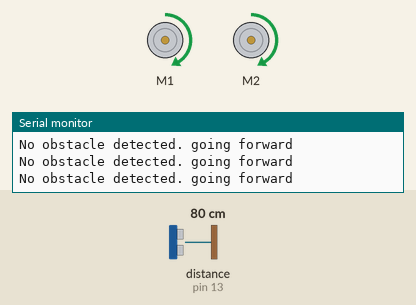
This sketch was run on a simulated Arduino Uno, built with avr-gcc and run on an emulated ATmega328P. Shown: 2 × DC motor (green arrow = forward, orange = backward, longer = faster), the last lines printed to the serial monitor. Wiring (inferred from the names in the program): ultrasonic range finder: trigger pin 12; echo pin 13. Inputs (shaded band) come from the test bench; at power-on: distance to the obstacle (sensor on pin 13) 80 cm. The echo pulse lasts 58.3 µs per cm.

Above: at 1.2 s.
1.3 s: distance to the obstacle (sensor on pin 13) set to 27 cm
4.3 s: distance to the obstacle (sensor on pin 13) set to 23 cm
At 5.0 s:
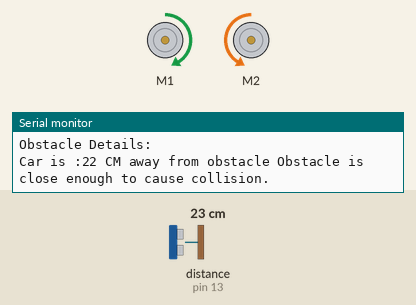
Timing chart, 0 to 7.3 s (numbered marks = the images above; inputs shaded):
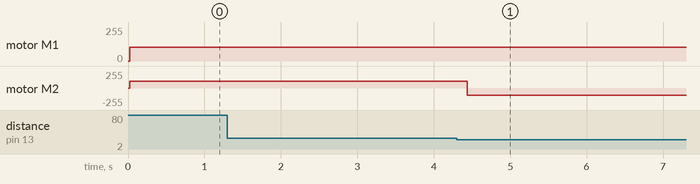

The sketch:

ObstacleAvoidanceCar.ino
```cpp
#include <AFMotor.h> //import your motor shield library
#define trigPin 12 // define the pins of your sensor
#define echoPin 13
AF_DCMotor motor1(1,MOTOR12_64KHZ); // set up motors.
AF_DCMotor motor2(2, MOTOR12_8KHZ);

void setup() {
  Serial.begin(9600); // Serial communication
  Serial.println("Motor test!");
  pinMode(trigPin, OUTPUT);// set the trigPin to output (Send sound waves)
  pinMode(echoPin, INPUT);// set the echoPin to input (recieve sound waves)
  motor1.setSpeed(105); //set the speed of the motors, ideally between 0-255
  motor2.setSpeed (105);
}

void loop() {

  long duration, distance; // scanning the distance between the sensor(car) and a potential obstacle
  digitalWrite(trigPin, LOW); //assigning low to trigPin sensor
  delayMicroseconds(2); // delay for succesful sensor operation.
  digitalWrite(trigPin, HIGH); //assigning high to trigPin sensor

  delayMicroseconds(10); //delay
  digitalWrite(trigPin, LOW); //assigning lowt to trigPin
  duration = pulseIn(echoPin, HIGH); // assigning high to echoPin
  distance = (duration/2) / 29.1;// convert the distance to centimeters.
  if (distance < 25)/*if there's an obstacle 25 centimers, ahead, do the following: */ {
    Serial.println ("Close Obstacle detected!" );
    Serial.println ("Obstacle Details:");
    Serial.print ("Car is :" );
    Serial.print ( distance);
    Serial.print ( " CM away from obstacle");// prints out the distance between the sensors and obstacle.
    Serial.println (" Obstacle is close enough to cause collision.");
    Serial.println (" Turning !");
    motor1.run(FORWARD);  // Turn wheels left or right as long as there's an obstacle ahead.
    motor2.run (BACKWARD); // stop back wheels and reverse while there's an obstacle ahead

}
  else {
   Serial.println ("No obstacle detected. going forward");
   delay (15);
   motor1.run(FORWARD); // front wheels dont turn if there's no obstacle ahead, Go Forward!
   motor2.run(FORWARD); // back wheels move forward as long as there's no obstacle ahead
  }
}
```

Measured:
- the behaviour switches between 25 and 24 cm on distance to the obstacle (sensor on pin 13) (found by bisection; images 0 and 1)
- after the input at 4.3 s, motor M2: forward 105/255 → backward 105/255 after 0.14 s
